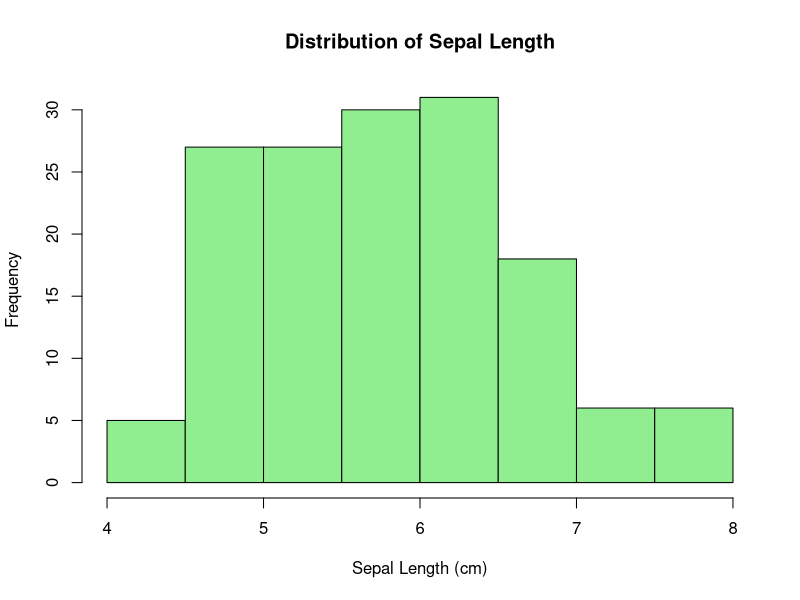
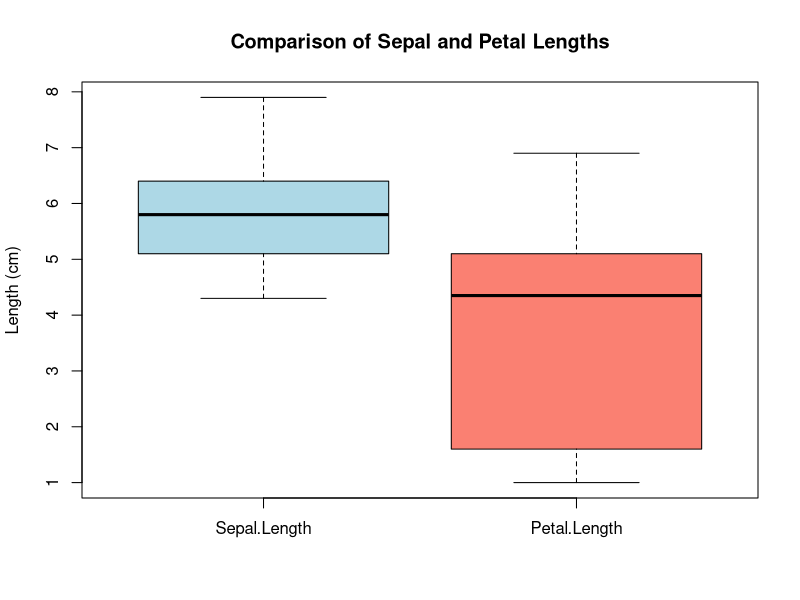
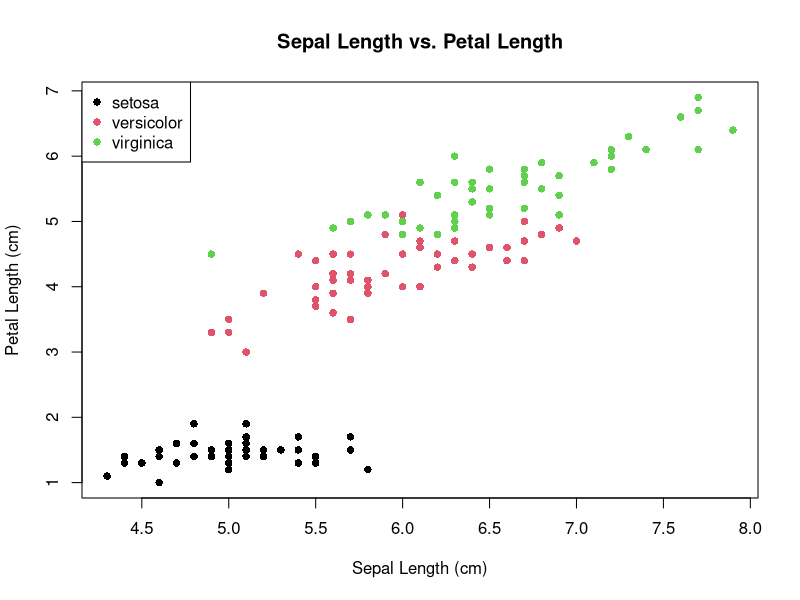
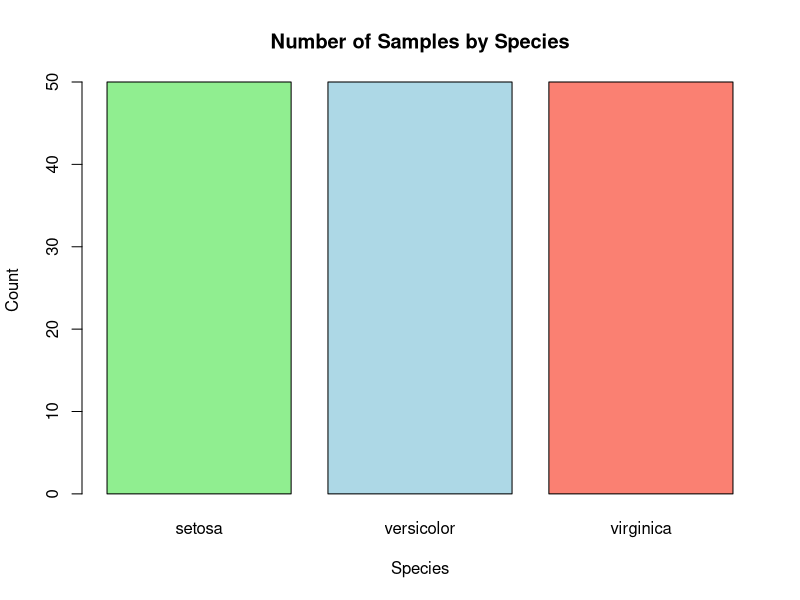
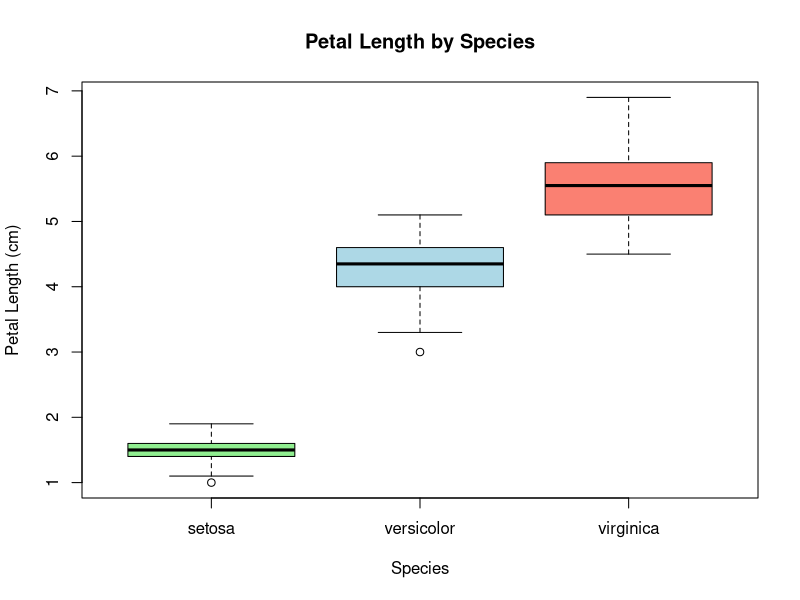
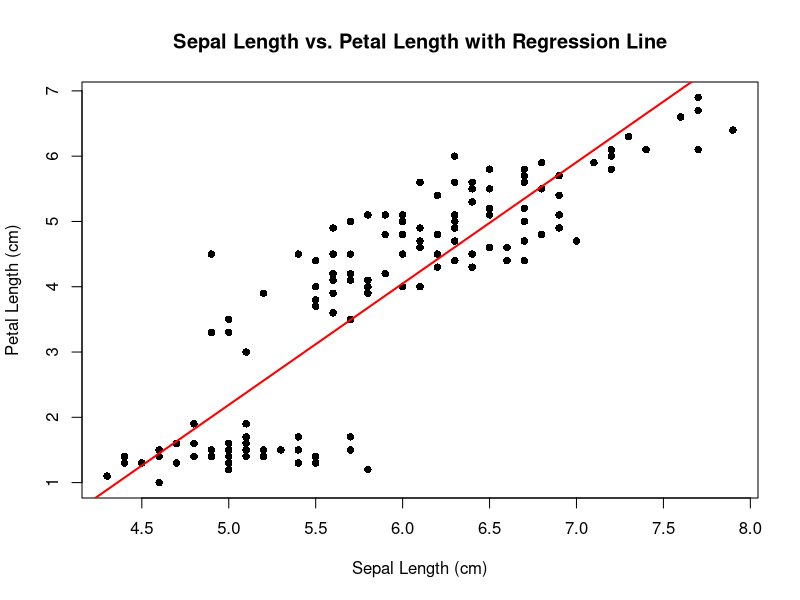
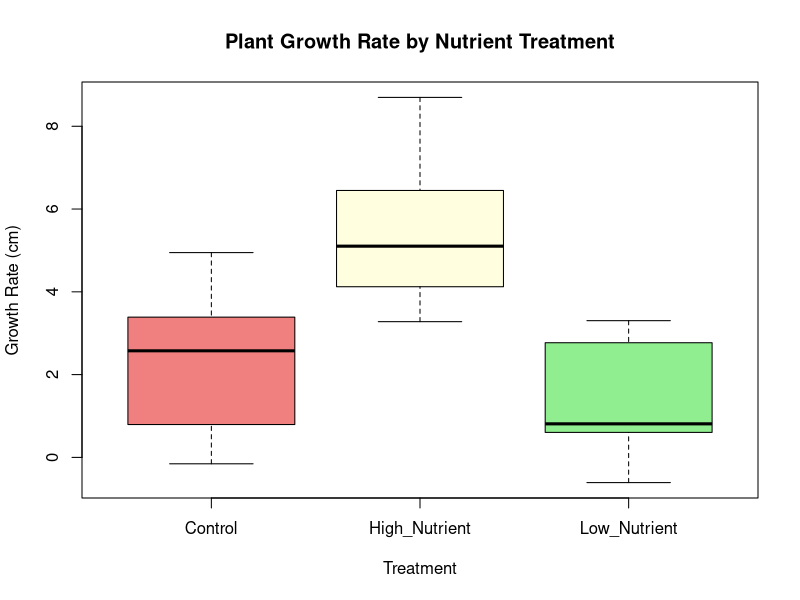

Write R code to recreate these figures, in order.
## ---- chunk 1
knitr::opts_chunk$set(echo = TRUE, warning = FALSE, message = FALSE)
## ---- chunk 2
# Basic arithmetic operations
1 + 1
5 + 3
10 - 4
6 * 7
15 / 3
2^3

# Mathematical functions commonly used in biology
log(100)    # Natural logarithm
sqrt(9)     # Square root
exp(5)      # Exponential function

# Additional useful operations for biology
17 %/% 5    # Integer division
17 %% 5     # Modulo (remainder)
## ---- chunk 3
# Numeric (decimal numbers) - default for measurements
plant_height <- 10.5
class(plant_height)

# Integer - for counts and discrete data
cell_count <- 1000L  # The L suffix creates an integer
class(cell_count)

# Complex numbers - for advanced mathematical calculations
x <- 9i + 3
class(x)

# Character (text) - for species names, treatments, etc.
species_name <- "Arabidopsis thaliana"
class(species_name)

# Logical (TRUE/FALSE) - for conditions and filtering
is_flowering <- TRUE
class(is_flowering)

# Check data types
is.numeric(plant_height)
is.character(species_name)
## ---- chunk 4
# Assign biological measurements to variables
plant_height <- 10.5
leaf_count <- 25
temperature <- 22.3

# Variables are case-sensitive
Control_Group <- 15
control_group <- 12  # Different from Control_Group

# Perform calculations with variables
total_height <- plant_height * 2
average_temp <- (temperature + 20 + 25) / 3

# Display results
plant_height
total_height
average_temp
## ---- chunk 5
# Create vectors for biological data
plant_heights <- c(10.2, 15.7, 12.3, 9.8, 11.5)  # Height measurements in cm
species <- c("Arabidopsis", "Nicotiana", "Oryza", "Zea", "Solanum")
treatment_response <- c(TRUE, FALSE, TRUE, TRUE, FALSE)

# Display vectors
plant_heights
species

# Vector operations (vectorization)
plant_heights + 5     # Add 5cm to each height
plant_heights * 2     # Convert to different units

# Vector statistics
mean(plant_heights)
median(plant_heights)
min(plant_heights)
max(plant_heights)
sum(plant_heights)
length(plant_heights)  # Number of observations
sd(plant_heights)      # Standard deviation

# Vector indexing and subsetting
plant_heights[1]              # First measurement
plant_heights[c(1, 3, 5)]    # First, third, and fifth measurements
plant_heights[2:4]           # Measurements 2 through 4
species[plant_heights > 12]   # Species with heights > 12cm
## ---- chunk 6
# Create factors for experimental treatments
treatments <- factor(c("Control", "Drought", "Fertilizer", "Control", "Drought"))
treatments

# Check factor levels
levels(treatments)

# Count occurrences - useful for experimental design
table(treatments)

# Convert character data to factors
animals <- c("Dog", "Cat", "Dog", "Dog", "Cat")
animals_factor <- as.factor(animals)
class(animals_factor)
levels(animals_factor)
## ---- chunk 7
# Create a biological experiment data frame
experiment <- data.frame(
  Plant_ID = 1:8,
  Species = c("Arabidopsis", "Arabidopsis", "Nicotiana", "Nicotiana", 
              "Oryza", "Oryza", "Zea", "Zea"),
  Treatment = factor(c("Control", "Drought", "Control", "Drought", 
                      "Control", "Fertilizer", "Control", "Fertilizer")),
  Initial_Height = c(5.2, 5.0, 8.3, 8.1, 12.4, 12.6, 15.2, 15.0),
  Final_Height = c(10.2, 8.7, 15.3, 12.8, 25.4, 28.1, 22.3, 24.7),
  Leaf_Count = c(8, 6, 12, 9, 7, 8, 5, 6)
)

# Display the data frame
experiment

# Calculate growth
experiment$Growth <- experiment$Final_Height - experiment$Initial_Height

# Data frame exploration
class(experiment)
str(experiment)        # Structure of the data
head(experiment)       # First few rows
tail(experiment)       # Last few rows
summary(experiment)    # Summary statistics

# Access specific columns
experiment$Species
experiment[,"Growth"]

# Access specific rows and columns
experiment[2, 4]                                    # Row 2, Column 4
experiment[1:3, c("Species", "Treatment")]         # Multiple rows and columns
experiment[experiment$Growth > 10, ]               # Rows where growth > 10
## ---- chunk 8
# Load the iris dataset
data(iris)
df_iris <- iris

# Explore the dataset
head(df_iris)
str(df_iris)
summary(df_iris)

# Column operations
colnames(df_iris)
## ---- chunk 9
# Install and load dplyr (install only needed once)
# install.packages("dplyr")

# Load the package (needed in each R session)
library(dplyr)

# Column selection
df_1 <- select(df_iris, Sepal.Length, Petal.Length)
str(df_1)
df_2 <- select(df_iris, 1:2)
str(df_2)
# Row filtering for specific conditions
df_3 <- filter(df_iris, Species == "setosa")
str(df_3)
df_4 <- filter(df_iris, Sepal.Length > 6.0)
str(df_4)
# Data arrangement
df_5 <- arrange(df_iris, Sepal.Length)          # Ascending order
str(df_5)
df_6 <- arrange(df_iris, desc(Sepal.Length))    # Descending order
str(df_6)

# Logical comparisons for data filtering
numbers <- c(100, 200, 300, 50)
numbers <= 100
"setosa" == "Setosa"  # Case sensitive
## ---- chunk 10
# Histogram for data distribution
hist(df_iris$Sepal.Length, 
     main = "Distribution of Sepal Length",
     xlab = "Sepal Length (cm)",
     col = "lightgreen")

# Box plot for comparative analysis
boxplot(df_iris[,c("Sepal.Length", "Petal.Length")],
        main = "Comparison of Sepal and Petal Lengths",
        ylab = "Length (cm)",
        col = c("lightblue", "salmon"))
## ---- chunk 11
# Scatter plot for relationships
plot(df_iris$Sepal.Length, df_iris$Petal.Length,
     main = "Sepal Length vs. Petal Length",
     xlab = "Sepal Length (cm)",
     ylab = "Petal Length (cm)",
     col = df_iris$Species,
     pch = 16)
legend("topleft", legend = levels(df_iris$Species), 
       col = 1:3, pch = 16)

# Bar plot for categorical data
species_counts <- table(df_iris$Species)
barplot(species_counts,
        main = "Number of Samples by Species",
        xlab = "Species",
        ylab = "Count",
        col = c("lightgreen", "lightblue", "salmon"))

# Box plot by groups
boxplot(Petal.Length ~ Species, data = df_iris,
        main = "Petal Length by Species",
        xlab = "Species",
        ylab = "Petal Length (cm)",
        col = c("lightgreen", "lightblue", "salmon"))
## ---- chunk 12
# Descriptive statistics for biological measurements
sepal_lengths <- df_iris$Sepal.Length

# Calculate comprehensive statistics
mean_length <- mean(sepal_lengths)
median_length <- median(sepal_lengths)
min_length <- min(sepal_lengths)
max_length <- max(sepal_lengths)
sd_length <- sd(sepal_lengths)
var_length <- var(sepal_lengths)

# Create summary table
bio_stats <- data.frame(
  Statistic = c("Mean", "Median", "Minimum", "Maximum", 
                "Standard Deviation", "Variance"),
  Value = c(mean_length, median_length, min_length, 
            max_length, sd_length, var_length)
)
bio_stats
## ---- chunk 13
# T-test for comparing two groups
setosa_petals <- df_iris$Petal.Length[df_iris$Species == "setosa"]
versicolor_petals <- df_iris$Petal.Length[df_iris$Species == "versicolor"]

t_test_result <- t.test(versicolor_petals, setosa_petals)
t_test_result

# Correlation analysis
correlation <- cor(df_iris$Sepal.Length, df_iris$Petal.Length)
correlation

# Test correlation significance
cor_test <- cor.test(df_iris$Sepal.Length, df_iris$Petal.Length)
cor_test

# Visualization with regression line
plot(df_iris$Sepal.Length, df_iris$Petal.Length,
     main = "Sepal Length vs. Petal Length with Regression Line",
     xlab = "Sepal Length (cm)",
     ylab = "Petal Length (cm)",
     pch = 16)
abline(lm(df_iris$Petal.Length ~ df_iris$Sepal.Length), col = "red", lwd = 2)
## ---- chunk 14
# Create a realistic biological dataset
set.seed(123)  # For reproducibility
plant_study <- data.frame(
  Plant_ID = 1:30,
  Species = rep(c("Species_A", "Species_B", "Species_C"), each = 10),
  Treatment = rep(c("Control", "Low_Nutrient", "High_Nutrient"), 10),
  Initial_Height = runif(30, 3, 8),
  Temperature = rep(c(20, 25, 30), 10),
  stringsAsFactors = TRUE
)

# Simulate realistic growth responses
plant_study$Final_Height <- with(plant_study, {
  base_growth <- Initial_Height * 1.5
  species_effect <- ifelse(Species == "Species_A", 1.2, 
                          ifelse(Species == "Species_B", 1.0, 0.8))
  treatment_effect <- ifelse(Treatment == "Control", 1.0,
                            ifelse(Treatment == "Low_Nutrient", 0.8, 1.3))
  temp_effect <- 1 + (Temperature - 25) * 0.02
  
  base_growth * species_effect * treatment_effect * temp_effect + 
    rnorm(30, 0, 0.5)
})

plant_study$Growth_Rate <- plant_study$Final_Height - plant_study$Initial_Height
write.csv(plant_study, "plant_study.csv", row.names = FALSE)

# Analyze the biological data
head(plant_study)
summary(plant_study)

# Visualization of biological results
boxplot(Growth_Rate ~ Treatment, data = plant_study,
        main = "Plant Growth Rate by Nutrient Treatment",
        xlab = "Treatment",
        ylab = "Growth Rate (cm)",
        col = c("lightcoral", "lightyellow", "lightgreen"))

# Statistical comparison
control <- plant_study$Growth_Rate[plant_study$Treatment == "Control"]
High_Nutrient <- plant_study$Growth_Rate[plant_study$Treatment == "High_Nutrient"]

t_test_result <- t.test(control, High_Nutrient)
t_test_result
## ---- chunk 15
# Read the dataset using base R
mendelian_data <- read.csv("mendelian_experiment_data.csv", stringsAsFactors = FALSE)

# Examine data structure using base R functions
str(mendelian_data)
head(mendelian_data)

# Generate frequency tables for key phenotypic variables
phenotype_table <- table(mendelian_data$Phenotype)
print(phenotype_table)

# Convert table to data frame for comprehensive analysis
phenotype_summary <- data.frame(Phenotype = names(phenotype_table),
                                Observed = as.numeric(phenotype_table))

# Define expected ratios based on Mendelian dihybrid cross predictions
expected_ratios <- c(
  "Round Yellow" = 9/16,
  "Round Green" = 3/16,
  "Wrinkled Yellow" = 3/16,
  "Wrinkled Green" = 1/16)

# Extract observed counts for chi-square analysis
observed <- phenotype_table[names(expected_ratios)]

# Perform chi-square goodness of fit test using chisq.test function
# The function automatically calculates expected frequencies from probabilities
chi_square_test <- chisq.test(x = observed, p = expected_ratios)
print(chi_square_test)
